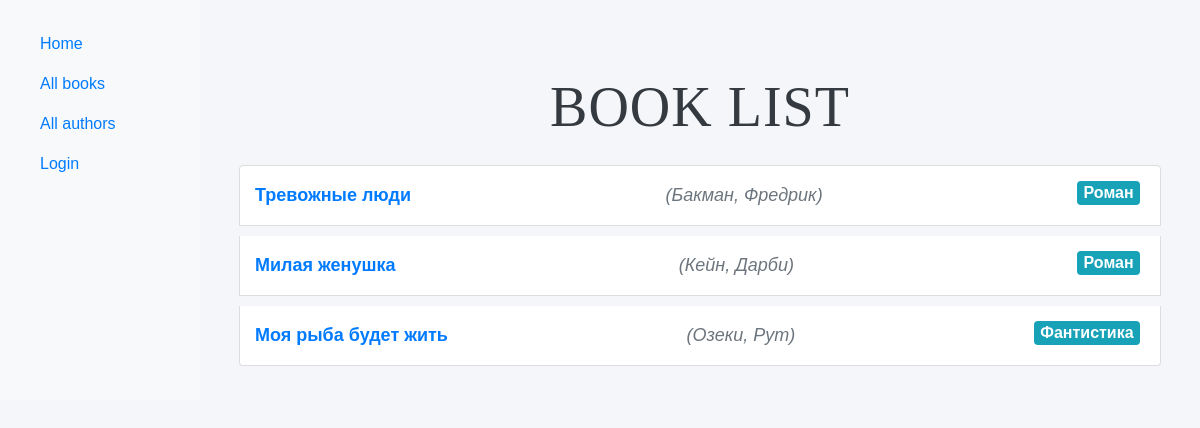
/catalog/books/, run on the app's committed database.
### catalog/models.py (models this page shows, shortened)
class Book(models.Model):
    title = models.CharField(max_length=200)
    author = models.ForeignKey('Author', on_delete=models.SET_NULL, null=True)
    summary = models.TextField(max_length=1000, help_text="Enter a brief description of the book")
    isbn = models.CharField('ISBN',max_length=13, help_text='13 Character <a href="https://www.isbn-international.org/content/what-isbn">ISBN number</a>')
    genre = models.ManyToManyField(Genre, help_text="Select a genre for this book")
    def get_absolute_url(self):
        return reverse('book-detail', args=[str(self.id)])
    def display_genre(self):
        return ', '.join([ genre.name for genre in self.genre.all()[:3] ])
    display_genre.short_description = 'Genre'

class Author(models.Model):
    first_name = models.CharField(max_length=100)
    last_name = models.CharField(max_length=100)
    date_of_birth = models.DateField(null=True, blank=True)
    date_of_death = models.DateField('Died', null=True, blank=True)
    def __str__(self):
        return '%s, %s' % (self.last_name, self.first_name)

class Genre(models.Model):
    name = models.CharField(max_length=200, help_text="Enter a book genre (e.g. Science Fiction, French Poetry etc.)")

### catalog/views.py (the view)
# urls.py: path('books/', views.BookListView.as_view(), name='book_list'),
class BookListView(generic.ListView):
    model = Book
    template_name = 'book_list.html'  # Убедитесь, что шаблон существует
    context_object_name = 'book_list'  # Используемое имя для списка книг в шаблоне
    def get_context_data(self, **kwargs):
        context = super().get_context_data(**kwargs)
        context['is_librarian'] = self.request.user.groups.filter(name='Librarians').exists()
        return context

### catalog/templates/book_list.html (shortened to what this page needs)
{% extends "base_generic.html" %}
{% block content %}
<div class="container">
  <h1 class="display-4 text-center my-4">Book List</h1>
  {% if book_list %}
  <div class="row">
    <div class="col-12">
      <ul class="list-group">
        {% for book in book_list %}
        <li class="list-group-item d-flex justify-content-between align-items-center">
          <a href="{{ book.get_absolute_url }}" class="book-title">{{ book.title }}</a>
          <span class="text-muted">({{ book.author }})</span>
          <span class="badge badge-info">{{ book.display_genre }}</span>
        </li>
        {% endfor %}
      </ul>
    </div>
  </div>
  {% else %}
  <p class="text-center">There are no books in the library.</p>
  {% endif %}
</div>
{% endblock %}

### catalog/static/css/styles.css (style rules this page uses)
body { background-color: #f8f9fa; font-family: 'Arial', sans-serif; }
h1, h2 { font-family: 'Georgia', serif; }
body { background-color: #f4f6f9; font-family: 'Arial', sans-serif; }
h1 { font-family: 'Georgia', serif; color: #343a40; font-weight: 600; }
.list-group-item { background-color: #fff; border: 1px solid #ddd; font-size: 16px; }
.container { max-width: 1200px; margin-top: 50px; }
.text-center { text-align: center; }
h1 { color: #343a40; font-weight: 600; text-transform: uppercase; }
.list-group-item { background-color: #fff; border: 1px solid #ddd; margin-bottom: 10px; padding: 15px; font-size: 18px; }
.book-title { font-weight: bold; color: #007bff; text-decoration: none; }
.text-muted { font-style: italic; }
.badge-info { background-color: #17a2b8; }
h1 { color: #343a40; font-weight: bold; text-transform: uppercase; letter-spacing: 1px; }
.badge-info { background-color: #17a2b8; font-size: 16px; margin-right: 5px; margin-bottom: 5px; }
.text-muted { color: #6c757d; }
a { text-decoration: none; }
h1 { color: #343a40; font-weight: 600; text-transform: uppercase; margin-bottom: 20px; }
.list-group-item a { text-decoration: none; color: #007bff; font-weight: bold; }
h1 { color: #343a40; font-weight: bold; font-size: 36px; margin-bottom: 20px; }
.list-group-item { background-color: #fff; border: 1px solid #ddd; padding: 15px; font-size: 18px; margin-bottom: 10px; }
.list-group-item a { text-decoration: none; color: #007bff; }

### data on the page
Book: title "Тревожные люди", author "Бакман, Фредрик", display_genre "Роман"
Book: title "Милая женушка", author "Кейн, Дарби", display_genre "Роман"
Book: title "Моя рыба будет жить", author "Озеки, Рут", display_genre "Фантистика"
